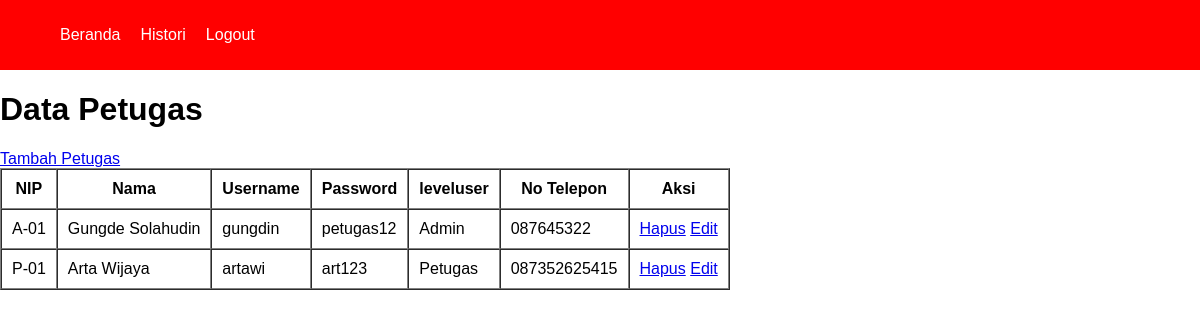
Page /petugas/petugas.php (signed in) on the earlier database version.
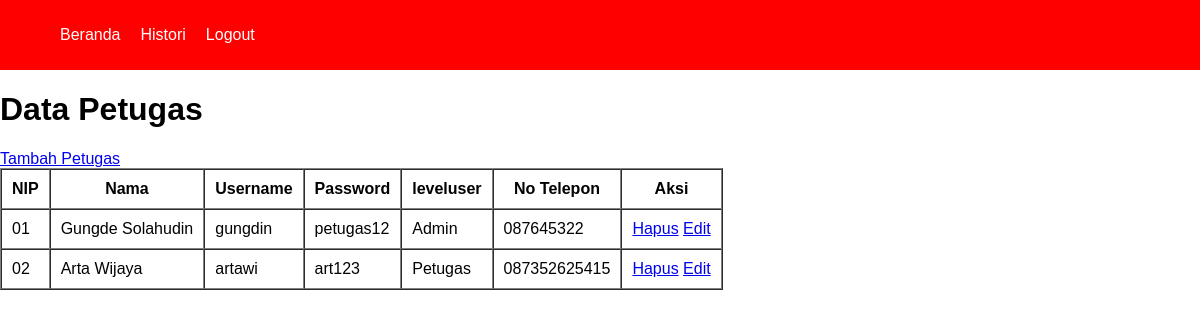
Same page on the later database version.
### tables this page shows
CREATE TABLE `tb_petugas` (
  `nip` varchar(5) NOT NULL,
  `nama_petugas` varchar(100) NOT NULL,
  `username` varchar(50) NOT NULL,
  `password` varchar(50) NOT NULL,
  `leveluser` varchar(50) NOT NULL,
  `no_telp` varchar(50) NOT NULL
);

### petugas/functions_petugas.php (called while the page is built, shortened)
<?php
    $conn = mysqli_connect("localhost", "root", "", "spp_db");
    function query($query){
        global $conn;
        $result = mysqli_query($conn, $query);
        $rows = [];
        while( $row = mysqli_fetch_assoc($result)) {
            $rows[] = $row;
        }
        return $rows;
    }
?>

### petugas/petugas.php (the view, shortened to what this page needs)
<?php
    require 'functions_petugas.php';
    require '../views/template/navbar.php';
    $petugas = query("SELECT * FROM tb_petugas ORDER BY nip ASC");
?>
<!DOCTYPE html>
<html lang="en">
<head>
    <link rel="stylesheet" href="../CSS/style.css">
</head>
<body>
    <h1>Data Petugas</h1>
    <a href="create_petugas.php">Tambah Petugas</a>
    <table border="1" cellspacing="0" cellpadding="10">
        <tr>
            <th>NIP</th>
            <th>Nama</th>
            <th>Username</th>
            <th>Password</th>
            <th>leveluser</th>
            <th>No Telepon</th>
            <th>Aksi</th>
        </tr>
        <?php foreach($petugas as $row) : ?>
        <tr>
            <td><?= $row["nip"]; ?></td>
            <td><?= $row["nama_petugas"]; ?></td>
            <td><?= $row["username"] ?></td>
            <td><?= $row["password"]; ?></td>
            <td><?= $row["leveluser"]; ?></td>
            <td><?= $row["no_telp"]; ?></td>
            <td>
                <a href="delete_petugas.php?nip=<?= $row["nip"]; ?>">Hapus</a>
                <a href="update_petugas.php?nip=<?= $row["nip"]; ?>">Edit</a>
            </td>
        </tr>
        <?php endforeach; ?>
    </table>
</body>
</html>

### views/template/navbar.php (shortened to what this page needs)
<!DOCTYPE html>
<html lang="en">
<head>
    <header>
        <nav>
            <ul>
                <?php if($_SESSION['leveluser'] == "Admin") { ?>
                <li><a href="../index.php">Beranda</a></li>
                <li><a href="../petugas/petugas.php">Data Petugas</a></li>
                <li><a href="../siswa/siswa.php">Data Siswa</a></li>
                <li><a href="../kelas/kelas.php">Data Kelas</a></li>
                <li><a href="../pembayaran/pembayaran.php">Data SPP</a></li>
                <li><a href="../spp/spp.php">Histori</a></li>
                <li><a href="../login/logout.php">Logout</a></li>
                <?php } else { ?>
                <li><a href="../index.php">Beranda</a></li>
                <li><a href="../spp/spp.php">Histori</a></li>
                <li><a href="../login/logout.php">Logout</a></li>
                <?php } ?>
            </ul>
        </nav>
    </header>
</head>
<body>

### CSS/style.css (style rules this page uses)
html, body { margin: 0; padding: 0; box-sizing: border-box; font-family: 'Gill Sans', 'Gill Sans MT', Calibri, 'Trebuchet MS', sans-serif; overflow-x: hidden; }

### views/template/navbar.php (style rules this page uses)
html, body { margin: 0; padding: 0; box-sizing: border-box; }
ul li { list-style: none; }
header { width: 100%; height: 50px; background-color: red; display: flex; align-items: center; padding: 10px 20px; }
header nav ul { display: flex; justify-content: center; align-items: center; gap: 20px; }
header nav ul li a { text-decoration: none; color: #fff; }

Differences in the rows shown:
removed tb_petugas: nip "A-01", nama_petugas "Gungde Solahudin", username "gungdin", password "petugas12", leveluser "Admin", no_telp "087645322"
removed tb_petugas: nip "P-01", nama_petugas "Arta Wijaya", username "artawi", password "art123", leveluser "Petugas", no_telp "087352625415"
added tb_petugas: nip "01", nama_petugas "Gungde Solahudin", username "gungdin", password "petugas12", leveluser "Admin", no_telp "087645322"
added tb_petugas: nip "02", nama_petugas "Arta Wijaya", username "artawi", password "art123", leveluser "Petugas", no_telp "087352625415"
